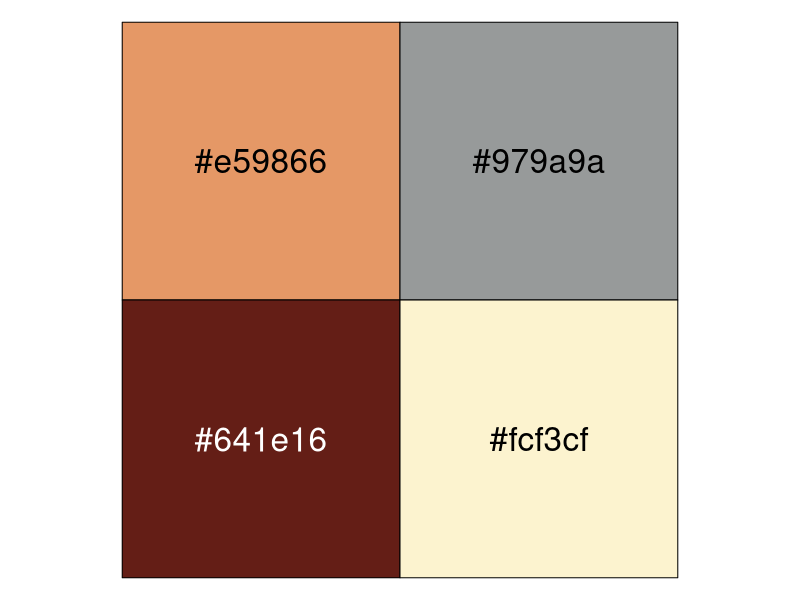
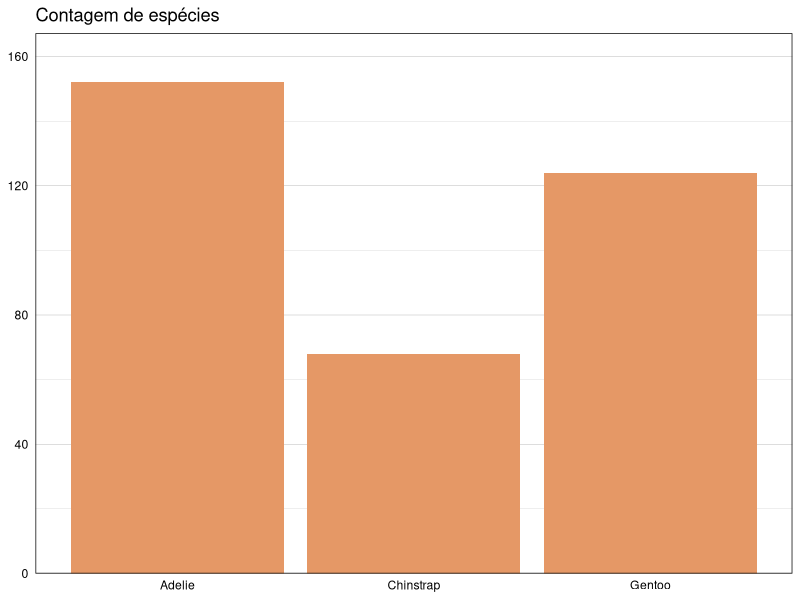
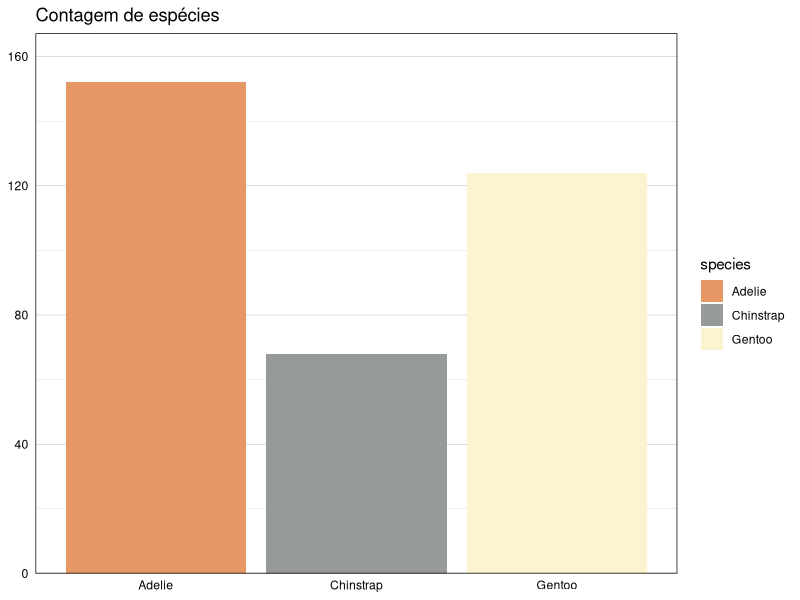
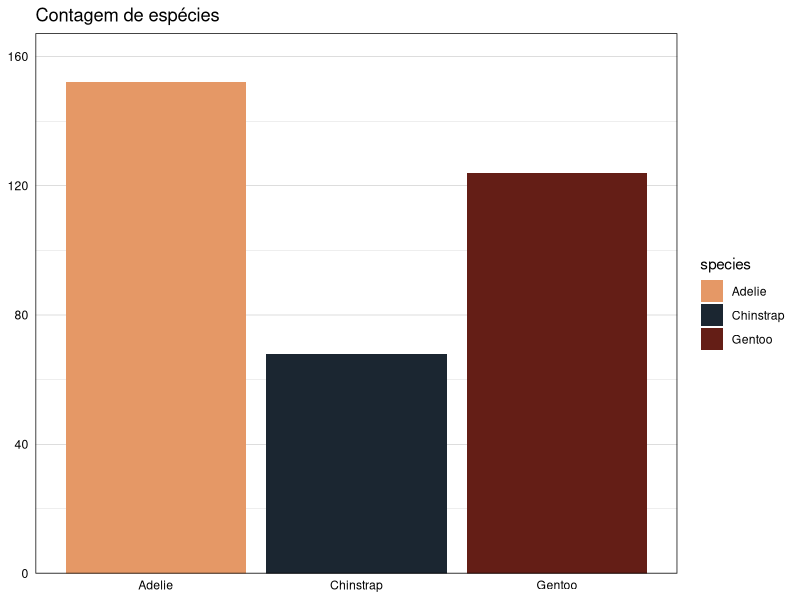
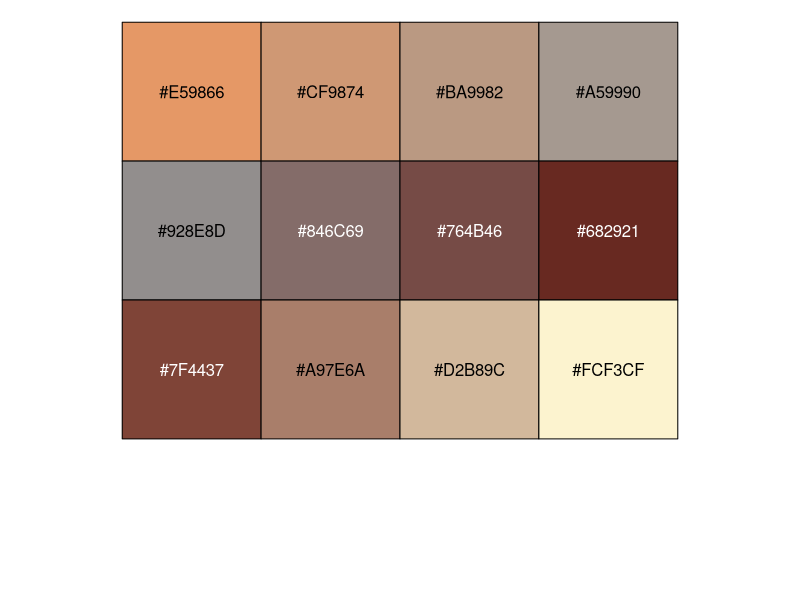

R code for these plots, in order:
## ---- chunk 1
minhas_cores <- function(...) {
  cores <- c(
    "laranja" = "#e59866",
    "cinza" = "#979a9a",
    "azul" = "#1b2631",
    "vermelho" = "#641e16",
    "agua" = "#d1f2eb",
    "amarelo" = "#fcf3cf"
  )
  cols <- c(...)
  
  if (is.null(cols))
    return (cores)
  
  cores[cols]
}

## ---- chunk 2
minhas_cores("vermelho", "amarelo")

## ---- chunk 3
minhas_paletas <- function(palette = "main", ...) {
  minhas_paletas <- list(
    "main" = minhas_cores("laranja", "cinza", "vermelho", "amarelo"),
    "highlight" = minhas_cores("agua", "azul", "amarelo")
  )
  minhas_paletas[[palette]]
}

## ---- chunk 4
minhas_paletas("main")
## ---- chunk 5
scales::show_col(minhas_paletas("main"), cex_label = 2)

## ---- chunk 6
library(tidyverse)
library(palmerpenguins)

penguins <- palmerpenguins::penguins

penguins %>% 
  count(species) %>% 
  ggplot(aes(x = species, y = n)) +
  geom_col(fill = minhas_cores("laranja")) +
  labs(title = "Contagem de espécies") +
  scale_y_continuous(expand = expansion(mult = c(0,0.1))) +
  theme_linedraw() +
  theme(axis.ticks = element_blank(),
        axis.title = element_blank(),
        panel.grid.major.x = element_blank())
## ---- chunk 7
penguins %>%
  count(species) %>% 
  ggplot(aes(x = species, y = n, fill = species)) + 
  geom_col() +
  scale_fill_manual(values = unname(c(minhas_cores("laranja", "cinza", "amarelo")))) +
  labs(title = "Contagem de espécies") +
  scale_y_continuous(expand = expansion(mult = c(0,0.1))) +
  theme_linedraw() +
  theme(axis.ticks = element_blank(),
        axis.title = element_blank(),
        panel.grid.major.x = element_blank())

## ---- chunk 8
penguins_colors <- minhas_cores("laranja", "azul", "vermelho")
penguins_colors <- setNames(penguins_colors, c("Adelie", "Chinstrap", "Gentoo"))
penguins_colors

## ---- chunk 9
penguins %>% 
  count(species) %>% 
  ggplot(aes(x = species, y = n, fill = species)) +
  geom_col() +
  scale_fill_manual(values = penguins_colors) +
  labs(title = "Contagem de espécies") +
  scale_y_continuous(expand = expansion(mult = c(0,0.1))) +
  theme_linedraw() +
  theme(axis.ticks = element_blank(),
        axis.title = element_blank(),
        panel.grid.major.x = element_blank())
## ---- chunk 10
scales::show_col(colorRampPalette(minhas_paletas("main"))(12), cex_label = 1)
